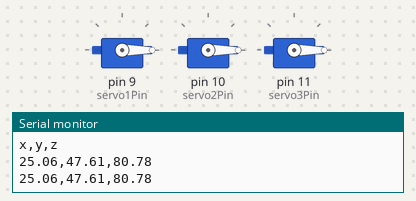
Recording of a sketch running on a simulated Arduino Uno, built with avr-gcc and run on an emulated ATmega328P. Parts: 3 × servo, the last lines printed to the serial monitor.

Above: at 0.1 s.
At 9.1 s:
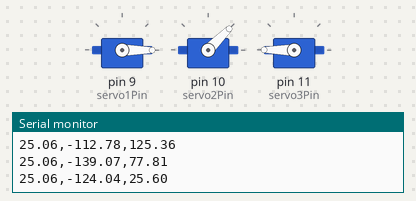
At 19.1 s:
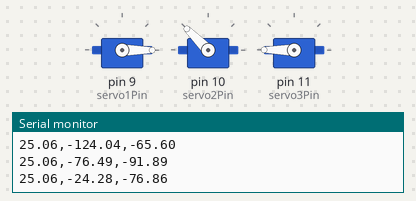
At 38.1 s:
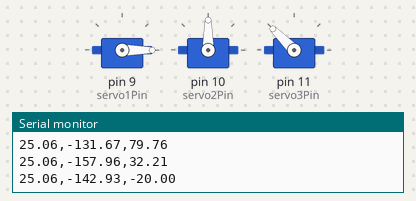
Timing chart, 0 to 40.0 s (numbered marks = the images above):
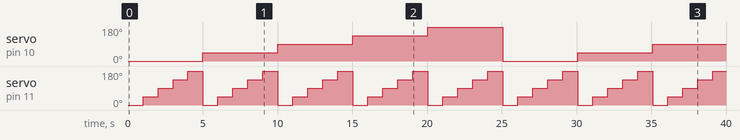

Measured:
- by itself, servo on pin 10 (servo2Pin): 0° → 45° at 5.0 s, → 90° 5.0 s later, → 135° 5.0 s later, → 180° 5.0 s later, … (7 changes in this stretch)
- by itself, servo on pin 11 (servo3Pin): repeats every 5.0 s: 90° 1.0 s, 135° 1.0 s, 180° 1.0 s, 0° 1.0 s, 45° 1.0 s

The sketch:

DK_Graphic.ino
```cpp
#include <Servo.h>
#include <Math.h>

// Definir Servos
Servo servo1;
Servo servo2;
Servo servo3;

const int servo1Pin = 9;
const int servo2Pin = 10;
const int servo3Pin = 11;

float q1_deg = 0.0;  // q1 fijo en 0° para este ejemplo

// forwardKinematics: Calcula x,y,z dados q1_deg, q2_deg, q3_deg (en grados)
void forwardKinematics(float q1_deg, float q2_deg, float q3_deg, float &x, float &y, float &z) {
  float q1 = radians(q1_deg);
  float q2 = radians(q2_deg);
  float q3 = radians(q3_deg);

  float s1 = sin(q1);
  float c1 = cos(q1);
  float s2 = sin(q2);
  float c2 = cos(q2);
  float s23 = sin(q2 - q3);
  float c23 = cos(q2 - q3);

  x = 7.96*s1*s23 + 64.49*s1*c2 + 70.54*s1*c23 + 22.93*s1 + 25.06*c1;
  y = 25.06*s1 - 7.96*s23*c1 - 64.49*c1*c2 - 70.54*c1*c23 - 22.93*c1;
  z = -64.49*s2 - 70.54*s23 + 7.96*c23 + 24.25;
}

// moveServos: Ajusta servos según q2, q3 en el modelo
void moveServos(float q1_model, float q2_model, float q3_model) {
  float servo1_angle = q1_model;
  float servo2_angle = q2_model + 90.0;
  float servo3_angle = 90.0 - q3_model;

  servo1_angle = constrain(servo1_angle, 0, 180);
  servo2_angle = constrain(servo2_angle, 0, 180);
  servo3_angle = constrain(servo3_angle, 0, 180);

  servo1.write(servo1_angle);
  servo2.write(servo2_angle);
  servo3.write(servo3_angle);
}

// Secuencia con incrementos de 45°
float sequence[][3] = {
    {0, -90, 90},
    {0, -90, 45},
    {0, -90, 0},
    {0, -90, -45},
    {0, -90, -90},
    {0, -45, 90},
    {0, -45, 45},
    {0, -45, 0},
    {0, -45, -45},
    {0, -45, -90},
    {0, 0, 90},
    {0, 0, 45},
    {0, 0, 0},
    {0, 0, -45},
    {0, 0, -90},
    {0, 45, 90},
    {0, 45, 45},
    {0, 45, 0},
    {0, 45, -45},
    {0, 45, -90},
    {0, 90, 90},
    {0, 90, 45},
    {0, 90, 0},
    {0, 90, -45},
    {0, 90, -90}
};

int num_steps = sizeof(sequence)/sizeof(sequence[0]);

void setup() {
  Serial.begin(9600);
  servo1.attach(servo1Pin);
  servo2.attach(servo2Pin);
  servo3.attach(servo3Pin);

  Serial.println("x,y,z"); // Encabezado opcional

  // Posición inicial
  float x, y, z;
  q1_deg = 0; // q1 fijo, en este caso
  float q2_deg = sequence[0][1];
  float q3_deg = sequence[0][2];
  moveServos(q1_deg, q2_deg, q3_deg);
  forwardKinematics(q1_deg, q2_deg, q3_deg, x, y, z);
  Serial.print(x); Serial.print(","); Serial.print(y); Serial.print(","); Serial.println(z);
}

void loop() {
  // Iterar sobre la secuencia
  for (int i = 0; i < num_steps; i++) {
    float q1_deg = sequence[i][0];
    float q2_deg = sequence[i][1];
    float q3_deg = sequence[i][2];

    // Mover servos a la posición
    moveServos(q1_deg, q2_deg, q3_deg);

    // Calcular cinemática directa
    float x, y, z;
    forwardKinematics(q1_deg, q2_deg, q3_deg, x, y, z);

    // Imprimir x,y,z
    Serial.print(x); Serial.print(","); Serial.print(y); Serial.print(","); Serial.println(z);

    delay(1000); // Esperar 1s entre cada posición para que se vea el cambio en el plot
  }

}
```
